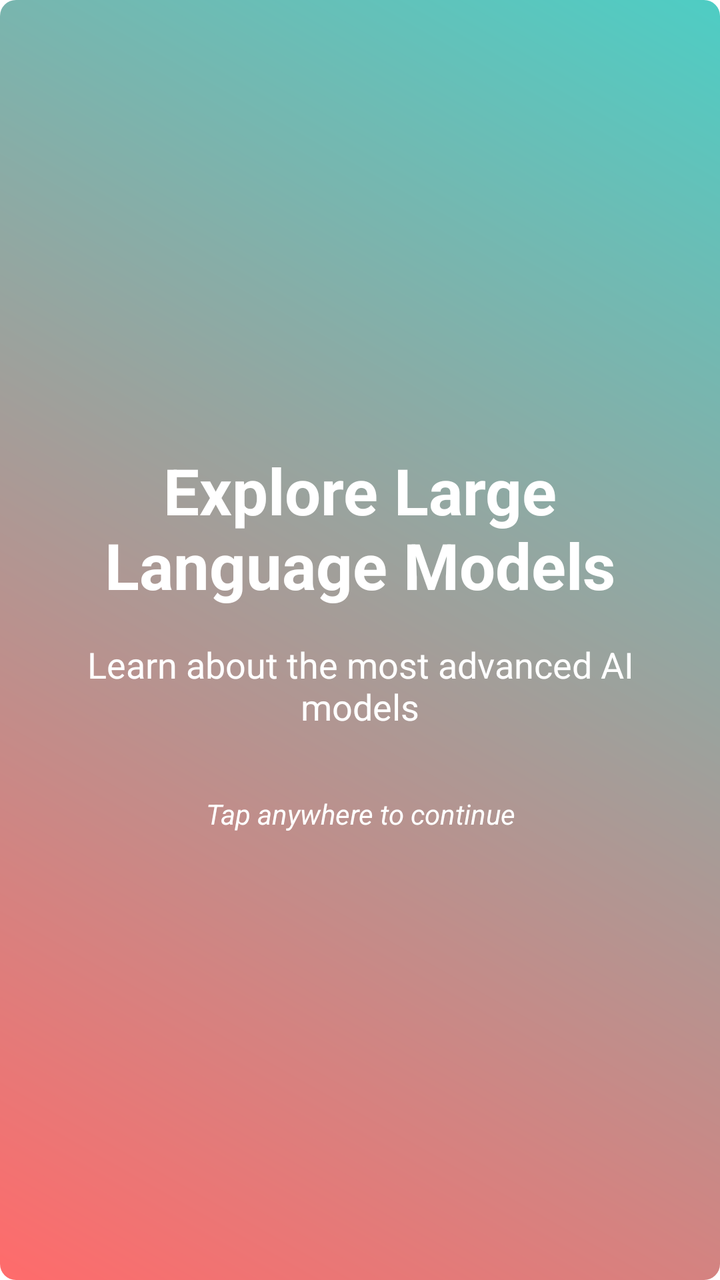
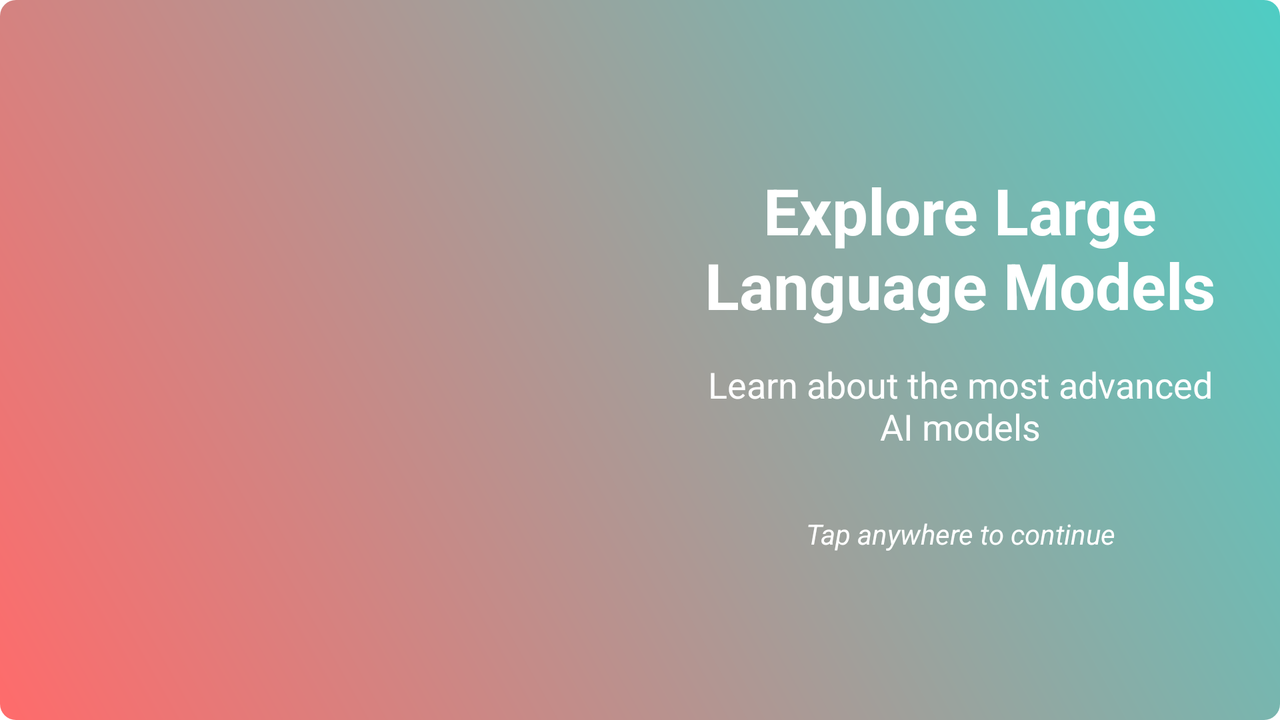

First picture: res/layout/ on a phone held upright. Second picture: the repository's own variant of that layout, on a device whose configuration matches the variant's folder. Source for both follows.
<!-- AndroidManifest.xml: activity theme Theme.LLMExplorer.NoActionBar -->
<!-- res/layout/activity_splash.xml -->
<?xml version="1.0" encoding="utf-8"?>
<androidx.constraintlayout.widget.ConstraintLayout xmlns:android="http://schemas.android.com/apk/res/android"
    xmlns:app="http://schemas.android.com/apk/res-auto"
    xmlns:tools="http://schemas.android.com/tools"
    android:layout_width="match_parent"
    android:layout_height="match_parent"
    android:background="@drawable/bg_gradient"
    android:clickable="true"
    android:focusable="true">

    <ImageView
        android:id="@+id/backgroundImage"
        android:layout_width="match_parent"
        android:layout_height="match_parent"
        android:scaleType="centerCrop"
        android:src="@drawable/ai_background"
        app:layout_constraintBottom_toBottomOf="parent"
        app:layout_constraintEnd_toEndOf="parent"
        app:layout_constraintStart_toStartOf="parent"
        app:layout_constraintTop_toTopOf="parent" />

    <LinearLayout
        android:layout_width="match_parent"
        android:layout_height="wrap_content"
        android:layout_margin="32dp"
        android:orientation="vertical"
        app:layout_constraintBottom_toBottomOf="parent"
        app:layout_constraintEnd_toEndOf="parent"
        app:layout_constraintStart_toStartOf="parent"
        app:layout_constraintTop_toTopOf="parent">

        <TextView
            android:id="@+id/titleTextView"
            android:layout_width="match_parent"
            android:layout_height="wrap_content"
            android:layout_marginBottom="16dp"
            android:text="@string/welcome_title"
            android:textAlignment="center"
            android:textColor="@android:color/white"
            android:textSize="32sp"
            android:textStyle="bold" />

        <TextView
            android:id="@+id/subtitleTextView"
            android:layout_width="match_parent"
            android:layout_height="wrap_content"
            android:layout_marginBottom="32dp"
            android:text="@string/welcome_subtitle"
            android:textAlignment="center"
            android:textColor="@android:color/white"
            android:textSize="18sp" />

        <TextView
            android:id="@+id/tapToContinueTextView"
            android:layout_width="match_parent"
            android:layout_height="wrap_content"
            android:text="@string/tap_to_continue"
            android:textAlignment="center"
            android:textColor="@android:color/white"
            android:textSize="14sp"
            android:textStyle="italic" />
    </LinearLayout>

</androidx.constraintlayout.widget.ConstraintLayout>
<!-- resources referenced by this layout -->
<resources>
  <!-- drawable bg_gradient (drawable) -->
  <?xml version="1.0" encoding="utf-8"?>
  <shape xmlns:android="http://schemas.android.com/apk/res/android"
      android:shape="rectangle">
      <gradient
          android:startColor="#FF6B6B"
          android:endColor="#4ECDC4"
          android:angle="45"/>
      <corners android:radius="8dp" />
  </shape>
  <string name="tap_to_continue">Tap anywhere to continue</string>
  <string name="welcome_subtitle">Learn about the most advanced AI models</string>
  <string name="welcome_title">Explore Large Language Models</string>
  <style name="Theme.LLMExplorer.NoActionBar">
      <item name="windowActionBar">false</item>
      <item name="windowNoTitle">true</item>
  </style>
</resources>
<!-- res/layout-land/activity_splash.xml (the repository's variant of the layout above) -->
<!-- drawn on the phone turned sideways -->
<?xml version="1.0" encoding="utf-8"?>
<LinearLayout xmlns:android="http://schemas.android.com/apk/res/android"
    xmlns:app="http://schemas.android.com/apk/res-auto"
    android:layout_width="match_parent"
    android:layout_height="match_parent"
    android:background="@drawable/bg_gradient"
    android:clickable="true"
    android:focusable="true"
    android:orientation="horizontal">

    <ImageView
        android:id="@+id/backgroundImage"
        android:layout_width="0dp"
        android:layout_height="match_parent"
        android:layout_weight="1"
        android:scaleType="centerCrop"
        android:src="@drawable/ai_background" />

    <LinearLayout
        android:layout_width="0dp"
        android:layout_height="match_parent"
        android:layout_weight="1"
        android:gravity="center"
        android:orientation="vertical"
        android:padding="32dp">

        <TextView
            android:id="@+id/titleTextView"
            android:layout_width="match_parent"
            android:layout_height="wrap_content"
            android:layout_marginBottom="16dp"
            android:text="@string/welcome_title"
            android:textAlignment="center"
            android:textColor="@android:color/white"
            android:textSize="32sp"
            android:textStyle="bold" />

        <TextView
            android:id="@+id/subtitleTextView"
            android:layout_width="match_parent"
            android:layout_height="wrap_content"
            android:layout_marginBottom="32dp"
            android:text="@string/welcome_subtitle"
            android:textAlignment="center"
            android:textColor="@android:color/white"
            android:textSize="18sp" />

        <TextView
            android:id="@+id/tapToContinueTextView"
            android:layout_width="match_parent"
            android:layout_height="wrap_content"
            android:text="@string/tap_to_continue"
            android:textAlignment="center"
            android:textColor="@android:color/white"
            android:textSize="14sp"
            android:textStyle="italic" />
    </LinearLayout>

</LinearLayout>
